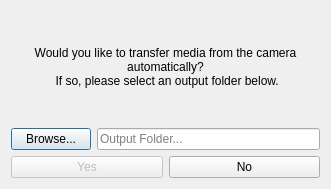
<?xml version="1.0" encoding="UTF-8"?>
<ui version="4.0">
 <class>Dialog</class>
 <widget class="QDialog" name="Dialog">
  <property name="windowModality">
   <enum>Qt::ApplicationModal</enum>
  </property>
  <property name="geometry">
   <rect>
    <x>0</x>
    <y>0</y>
    <width>331</width>
    <height>189</height>
   </rect>
  </property>
  <property name="windowTitle">
   <string>Dialog</string>
  </property>
  <property name="modal">
   <bool>true</bool>
  </property>
  <layout class="QGridLayout" name="gridLayout">
   <item row="0" column="0">
    <widget class="QLabel" name="label">
     <property name="text">
      <string>Would you like to transfer media from the camera automatically?
 If so, please select an output folder below.</string>
     </property>
     <property name="alignment">
      <set>Qt::AlignCenter</set>
     </property>
     <property name="wordWrap">
      <bool>true</bool>
     </property>
    </widget>
   </item>
   <item row="1" column="0">
    <layout class="QHBoxLayout" name="horizontalLayout_2">
     <item>
      <widget class="QPushButton" name="ModalBrowseButton">
       <property name="text">
        <string>Browse...</string>
       </property>
      </widget>
     </item>
     <item>
      <widget class="QLineEdit" name="ModalOutputFolder">
       <property name="placeholderText">
        <string>Output Folder...</string>
       </property>
      </widget>
     </item>
    </layout>
   </item>
   <item row="2" column="0">
    <layout class="QHBoxLayout" name="horizontalLayout">
     <item>
      <widget class="QPushButton" name="ModalSaveButton">
       <property name="enabled">
        <bool>false</bool>
       </property>
       <property name="text">
        <string>Yes</string>
       </property>
      </widget>
     </item>
     <item>
      <widget class="QPushButton" name="ModalCancelButton">
       <property name="text">
        <string>No</string>
       </property>
      </widget>
     </item>
    </layout>
   </item>
  </layout>
 </widget>
 <resources/>
 <connections/>
</ui>
